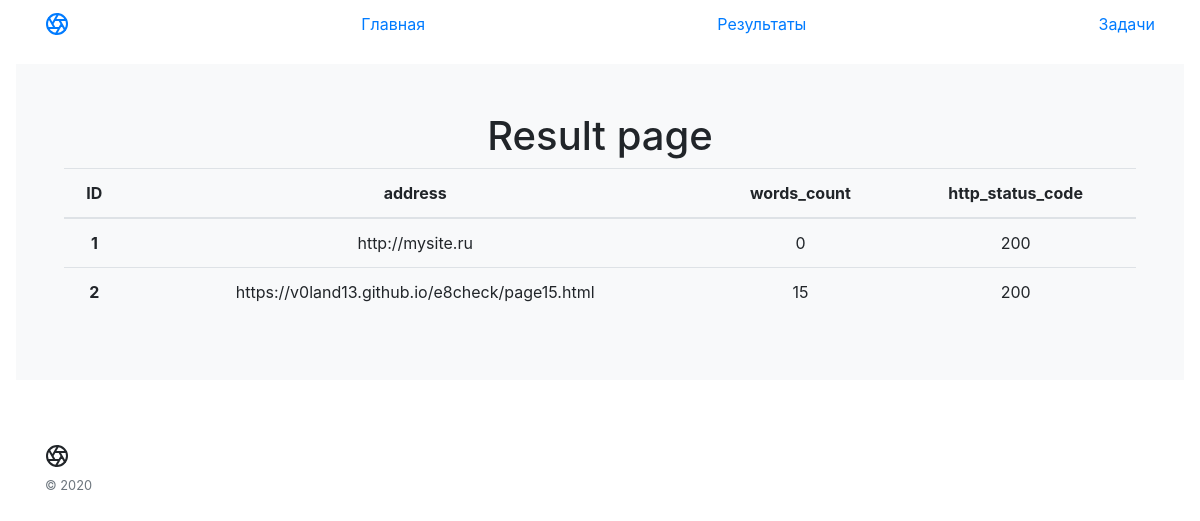
The app's page /results with its own data.
### app/models.py (models this page shows)
class Results(db.Model):
    id = db.Column(db.Integer, primary_key=True)
    address = db.Column(db.String(300), unique=False, nullable=True)
    words_count = db.Column(db.Integer, unique=False, nullable=True)
    http_status_code = db.Column(db.Integer)

### app/routes.py (the view)
@app.route('/results')
def results_page():
    results = Results.query.all()
    return render_template('results.html', title='Results', results = results)

### app/templates/results.html
{% extends "base-tpl.html" %}
{% block content %}
    <h1> Result page</h1>
    {% if results %}
    <table class="table">
        <thead>
            <tr>
                <th scope="col">ID</th>
                <th scope="col">address</th>
                <th scope="col">words_count</th>
                <th scope="col">http_status_code</th>
            </tr>
        </thead>
        <tbody>
        {% for result in results %}
            <tr>
                <th scope="row">{{ result.id }}</th>
                <td>{{ result.address }}</td>
                <td>{{ result.words_count }}</td>
                <td>{{ result.http_status_code }}</td>
            </tr>
        {% endfor %}
        </tbody>
    </table>
    {% else %}
    <p>Результаты не найдены</p>
    {% endif %}
{% endblock %}

### records on screen
Results: id "1", address "http://mysite.ru", words_count "0", http_status_code "200"
Results: id "2", address "https://v0land13.github.io/e8check/page15.html", words_count "15", http_status_code "200"
